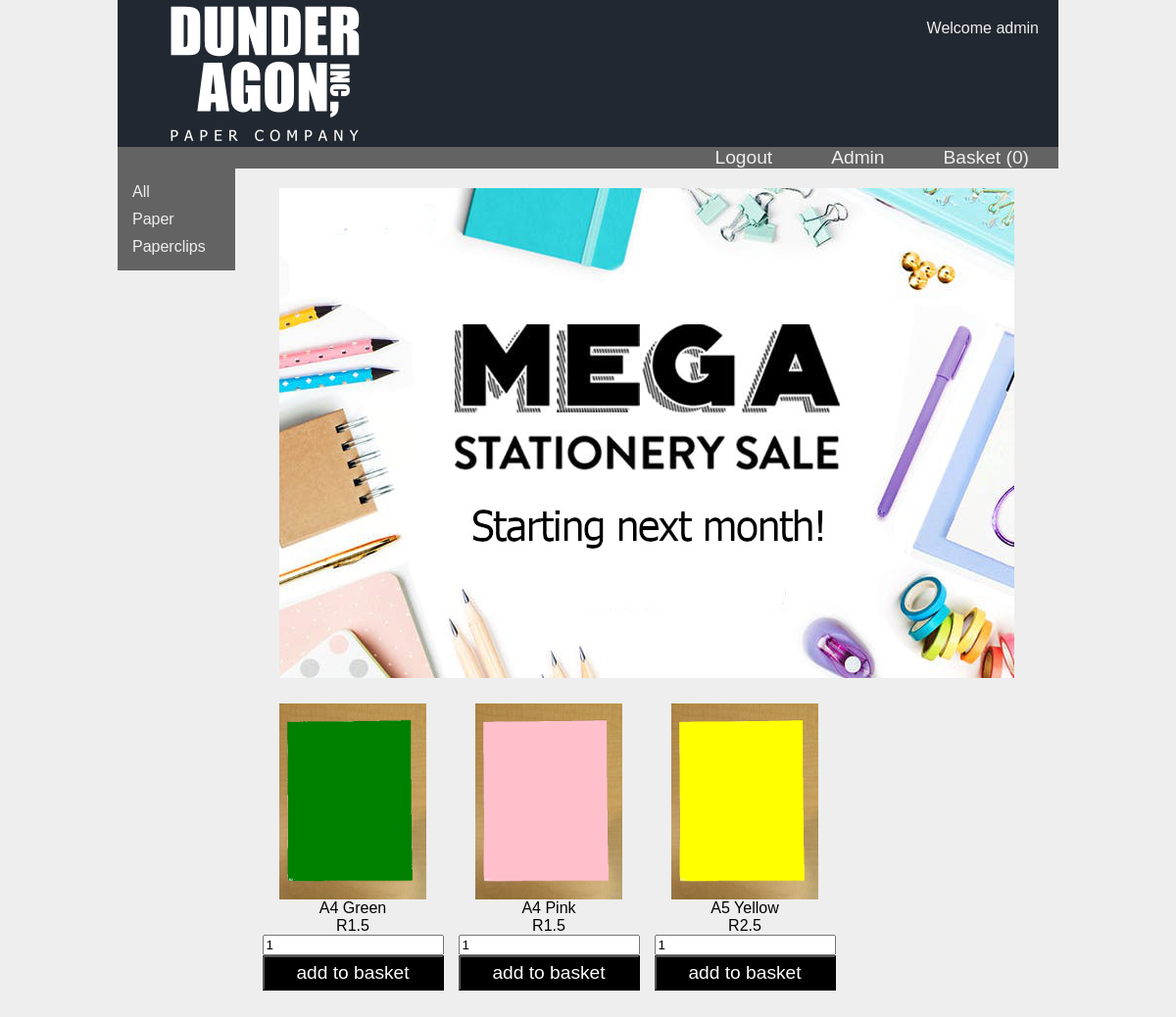
/ (signed in), run on the app's committed database.
### tables this page shows
CREATE TABLE `categories` (
  `id` int(18) NOT NULL,
  `name` varchar(255) NOT NULL
);

CREATE TABLE `products` (
  `id` int(6) UNSIGNED NOT NULL,
  `name` varchar(250) NOT NULL,
  `price` double NOT NULL,
  `color` varchar(10) NOT NULL,
  `cat_id` int(10) NOT NULL,
  `img` longblob,
  `reg_date` timestamp NULL DEFAULT CURRENT_TIMESTAMP,
  `image` varchar(255) NOT NULL
);

### database/basket.php (called while the page is built, shortened)
<?php
	include_once("products.php");
    function user_basket_count($username)
    {
        if ($db = connect())
        {
            $count = 0;
            $query = "SELECT COUNT(*) AS count FROM basket WHERE user='{$username}'";
            $result = mysqli_query($db, sprintf($query, $username));
            if (mysqli_num_rows($result) > 0) {
                while($row = mysqli_fetch_assoc($result)) {
                    $count = $row["count"];
                }
            }
            return $count;
        }
    }
?>

### database/products.php (called while the page is built, shortened)
<?php
    function list_products()
    {
        if ($db = connect())
        {
            $products = [];
            $query = 'SELECT * FROM products';
            $result = mysqli_query($db, $query);
            if (mysqli_num_rows($result) > 0) {
                while($row = mysqli_fetch_assoc($result)) {
                    $products[$row["id"]] = $row;
                }
            }
            return $products;
        }
    }
    function list_categories()
    {
        if ($db = connect())
        {
            $categories = [];
            $query = 'SELECT * FROM categories';
            $result = mysqli_query($db, $query);
            if (mysqli_num_rows($result) > 0) {
                while($row = mysqli_fetch_assoc($result)) {
                    $categories[$row["id"]] = $row;
                }
            }
            return $categories;
        }
    }
?>

### index.php (the view, shortened to what this page needs)
<?php
include_once("database/products.php");
include_once("database/basket.php");
if (isset($_SESSION['logged_on_user']))
{
	$user = $_SESSION['logged_on_user'];
}
else
{
	$user = "Guest";
	if (isset($_SESSION["basket"]))
	{
		$basket_count = count($_SESSION["basket"]);
	}
}
$promo = isset($_GET["category"]);
if (isset($_GET["category"]))
{
	$products = products_by_category($_GET["category"]);
}
else
{
	$products = list_products();
}
$admin = FALSE;
if (isset($_SESSION["admin"]))
	$admin = $_SESSION["admin"];
?>
<!DOCTYPE>
<html>
<head>
<link rel="stylesheet" type="text/css" href="./styles/style_landing.css" media="screen" />
</head>
<body>
<div class="container">
	<div class="row">
		<div class="col">
			<div class="header">
				<div class="logo"><img ID="header" src="img/logo-large.png" alt="logo"></div>
				<div class="welcome">Welcome <?php echo $user; ?></div>
			</div>
		</div>
	</div>
	<div class="row">
		<div class="col">
			<div class="menu">
				<ul class="menu-main">
					<?php if ($user == "Guest"): ?>
					<li class="bump tab"><a href="login.php">Login</a></li>
					<li class="tab"><a href="signup.php">Sign Up</a></li>
					<li class="tab"><a href="basket.php">Basket
						<?php echo user_basket_count(session_id()); ?>
					</a></li>
					<?php else: ?>
					<li class="bump tab"><a href="logout.php">Logout</a></li>
					<?php if($admin): ?>
					<li class="tab"><a href="admin">Admin</a></li>
					<?php endif; ?>
					<li class="tab"><a href="basket.php">Basket
						<?php echo "(" . user_basket_count($user) . ")"; ?>
					</a></li>
					<?php endif; ?>
				</ul>
			</div>
		</div>
	</div>
	<div class="row content">
		<div class="col s-10">
			<ul class="side-menu">
				<li class="category"><a href="/">All</a></li>
			<?php
				$cats = list_categories();
				foreach ($cats as $cat) {
					echo "<li class='category'><a href='?category={$cat["id"]}'>{$cat["name"]}</a></li>";
				}
			?>
			</ul>
		</div>
		<div class="col s-70">
			<div class="products">
			<?php if (!$promo): ?>
				<div class="sale">
					<img src="/img/sale.jpg" alt="">
				</div>
			<?php endif; ?>
			<?php
				foreach ($products as $p) {
					echo "
					<div class='product' id='{$p["id"]}'>
						<div class='product-image'>
							<img src='img/{$p["image"]}' style='background: {$p["color"]}'>
						</div>
						<div class='name'>{$p["name"]}</div>
						<div class='price'>R{$p["price"]}</div>
						<div class='product-action'>
							<form id='{$p["id"]}' method='POST'>
								<input value='1' name='amount' type='number'>
								<input type='hidden' name='user' value='{$user}'>
								<input type='hidden' name='product_id' value='{$p["id"]}'>
								<input type='submit' value='add to basket'>
							</form>
						</div>
					</div>
					";
				}
			?>
			</div>
		</div>
	</div>
</div>
</body>
</html>

### styles/style_landing.css (style rules this page uses)
.container { display: flex; flex-direction: column; }
body { background: #eeeeee; margin: 0px; padding: 0px; }
.row { display: flex; justify-content: center; }
.col { display: flex; flex-direction: column; }
.content { min-height: calc(100vh - 256px); }
.header { width: 80vw; background: #222831; display: flex; justify-content: space-between; }
.menu { background: #636363; font-size: 1.2em; color: #eeeeee; width: 80vw; font-family: Tahoma, Verdana, Segoe, sans-serif; }
.menu-main { display: flex; }
.tab a { padding: 10px 30px 10px 30px; user-select: none; color: #eeeeee; }
a { color: inherit; text-decoration: none; }
.bump { margin-left: auto; }
.sale { width: 70vw; display: flex; align-items: center; justify-content: center; margin-bottom: 30px; }
ul, li { text-decoration: none; margin: 0px; padding: 0px; list-style: none; }
.header img { margin-left: 50px; height: 150px; width: auto; }
.content { font-family: Tahoma, Verdana, Segoe, sans-serif; }
.welcome { padding: 20px; color: #eeeeee; font-family: Tahoma, Verdana, Segoe, sans-serif; }
.s-10 { width: 10vw; }
.s-70 { width: 70vw; }
.product { height: 300px; width: 200px; display: flex; justify-content: center; flex-direction: column; }
.product img { height: 200px; display:block; margin:auto; }
.product-image { width: 200px; }
.product div { align-self: center; }
form { display: flex; flex-direction: column; justify-content: center; }
.products { padding: 20px; display: flex; flex-direction: row; flex-wrap: wrap; }
.side-menu { background: #636363; padding: 10px; color: #eeeeee; }
.category { padding: 5px; }
input[type="submit"] { background: black; color: white; padding: 5px; font-size: 1.2em; }

### data on the page
categories: name "Paper"
categories: name "Paperclips"
products: image (picture), name "A4 Green", price "1.5"
products: image (picture), name "A4 Pink", price "1.5"
products: image (picture), name "A5 Yellow", price "2.5"

### other printed values
$user "admin"
user_basket_count($user) "0"
